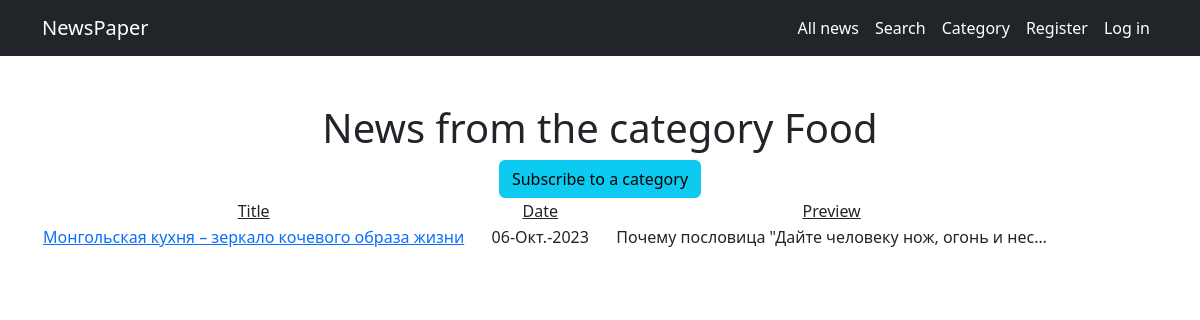
Screenshot of /categories/1 with the database file from the repository.
### news/models.py (models this page shows, shortened)
class Category(models.Model):
    name = models.CharField(max_length=64, unique=True)
    subscribers = models.ManyToManyField(User, blank=True)
    def __str__(self):
        return self.name

class Post(models.Model):
    NEWS = 'NW'
    ARTICLE = 'AR'
    TYPE_CHOICES = (
        (NEWS, 'Новость'),
        (ARTICLE, 'Статья')
    )
    type = models.CharField(max_length = 2, choices = TYPE_CHOICES, default = NEWS)
    timePost = models.DateTimeField(auto_now_add=True)
    title = models.CharField(max_length = 255)
    textPost = models.TextField()
    ratingPost = models.IntegerField(default=0)
    author = models.ForeignKey(Author, on_delete=models.CASCADE)
    category = models.ManyToManyField(Category, through='PostCategory')

### news/views.py (the view)
# urls.py: path('categories/<int:pk>', CategoryDetail.as_view(), name='cat_detail'),
class CategoryDetail(ListView):
    model = Post
    template_name = 'det_cat.html'
    context_object_name = 'cat_posts'
    paginate_by = 3
    def get_queryset(self):
        self.id = resolve(self.request.path_info).kwargs['pk']
        c = Category.objects.get(id=self.id)
        queryset = Post.objects.filter(category=c).order_by('-id')
        return queryset
    def get_context_data(self, **kwargs):
        context = super().get_context_data()
        c = Category.objects.get(id=self.id)
        context['category'] = c
        return context

### news/templatetags/custom_filters.py (called while the page is built)
@register.filter(name='censor')
def censor(text):
    forbidden_vocabulary = ['nba']
    for i in forbidden_vocabulary:
        text = text.replace(i, '<abn>')
        text = text.replace(i.upper(), '<abn>')
    return text

### templates/det_cat.html (shortened to what this page needs)
{% extends 'default.html' %}
{% load custom_filters %}
{% block content %}
<h1>News from the category {{ category }}</h1>
{% if user not in category.subscribers.filter %}
<a class="btn btn-info" href="{% url 'subscribe' category.id %}">
    Subscribe to a category
</a>
{% endif %}
{% if cat_posts|length > 0 %}
<table>
    <tr>
        <td><u>Title</u></td>
        <td width="150"><u>Date</u></td>
        <td><u>Preview</u></td>
    </tr>
    {% for post in cat_posts %}
    <tr>
        <td>
            <a href="{% url 'new_s' post.id %}">{{ post.title|censor }}</a>
        </td>
        <td>{{ post.timePost|date:'d-N-Y' }}</td>
        <td>{{ post.textPost|censor|truncatechars:50 }}</td>
    </tr>
    {% endfor %}
</table>
{% else %}
<h2>No news!</h2>
{% endif %}
{% endblock content %}

### templates/default.html (shortened to what this page needs)
{% load static %}
<!DOCTYPE html>
<html lang="en">
<head>
    <link href="{% static 'css/styles.css' %}" rel="stylesheet" />
</head>
<body>
    <nav class="navbar navbar-expand-lg navbar-dark bg-dark">
        <div class="container">
            <a class="navbar-brand" href="#">NewsPaper</a>
            <div class="collapse navbar-collapse" id="navbarSupportedContent">
                <ul class="navbar-nav ms-auto mb-2 mb-lg-0">
                    <li class="nav-item"><a class="nav-link active" href="/news">All news</a></li>
                    <li class="nav-item"><a class="nav-link active" href="/news/search">Search</a></li>
                    <li class="nav-item"><a class="nav-link active" href="/news/categories">Category</a></li>
                    {% if user.is_authenticated %}
                    <li class="nav-item"><a class="nav-link active" href="/news/add">Add news</a></li>
                    <li class="nav-item"><a class="nav-link active" href="/news/logout">Exit</a></li>
                    <li class="nav-item"><a class="nav-link active" href="/">{{ user.username }}</a></li>
                    {% else %}
                    <li class="nav-item"><a class="nav-link active" href="/accounts/signup">Register</a></li>
                    <li class="nav-item"><a class="nav-link active" href="/accounts/login">Log in</a></li>
                    {% endif %}
                </ul>
            </div>
        </div>
    </nav>
    <div class="container">
        <div class="text-center mt-5">
            {% block content %}
            {% endblock content %}
        </div>
    </div>
</body>
</html>

### rows the page displays
Category: name "Food"
Post: title|censor "Монгольская кухня – зеркало кочевого образа жизни", timePost "06-Окт.-2023", textPost|censor "Почему пословица \"Дайте человеку нож, огонь и нес…"
